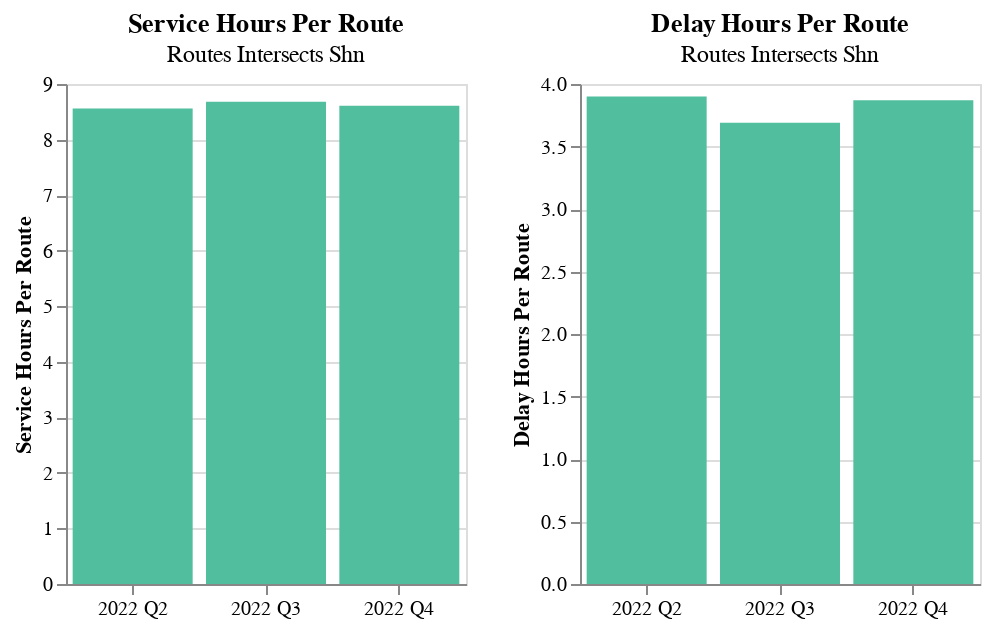

Write notebook code for a chart like this one.
### Markdown cell above
## Routes Intersecting SHN

### Code cell
category = "Intersects SHN"
var_list = ["service_hours_per_route", "delay_hours_per_route"]

chart = quarterly_bar_for_category(
    summary_df,
    variable_list = var_list, 
    category = category,
    x_col = "quarter(service_date)",
    y_col = "value",
    chart_height = HEIGHT, chart_width = WIDTH
)

chart

### Figure 1 — Vega-Lite specification as saved in the notebook (floating-point values rounded to 4 significant figures)
{"config": {"view": {"continuousWidth": 400, "continuousHeight": 300}}, "hconcat": [{"data": {"name": "data-14c015347dc49dfe964754921cec83b5"}, "mark": "bar", "encoding": {"color": {"value": "#51BF9D"}, "tooltip": [{"field": "category", "type": "nominal"}, {"field": "year", "type": "quantitative"}, {"field": "quarter", "type": "nominal"}, {"field": "variable", "type": "nominal"}, {"field": "value", "type": "quantitative"}], "x": {"axis": {"format": "2022 Q%q"}, "field": "service_date", "timeUnit": "quarter", "title": null, "type": "ordinal"}, "y": {"field": "value", "title": "Service Hours Per Route", "type": "quantitative"}}, "height": 250, "selection": {"selector005": {"type": "interval", "bind": "scales", "encodings": ["x", "y"]}}, "title": {"text": "Service Hours Per Route", "subtitle": "Routes Intersects Shn"}, "width": 200}, {"data": {"name": "data-211ab5af021b77f5614fc352eb20d3e8"}, "mark": "bar", "encoding": {"color": {"value": "#51BF9D"}, "tooltip": [{"field": "category", "type": "nominal"}, {"field": "year", "type": "quantitative"}, {"field": "quarter", "type": "nominal"}, {"field": "variable", "type": "nominal"}, {"field": "value", "type": "quantitative"}], "x": {"axis": {"format": "2022 Q%q"}, "field": "service_date", "timeUnit": "quarter", "title": null, "type": "ordinal"}, "y": {"field": "value", "title": "Delay Hours Per Route", "type": "quantitative"}}, "height": 250, "selection": {"selector006": {"type": "interval", "bind": "scales", "encodings": ["x", "y"]}}, "title": {"text": "Delay Hours Per Route", "subtitle": "Routes Intersects Shn"}, "width": 200}], "resolve": {"scale": {"y": "independent"}}, "$schema": "https://vega.github.io/schema/vega-lite/v4.17.0.json", "datasets": {"data-14c015347dc49dfe964754921cec83b5": [{"category": "Intersects SHN", "variable": "service_hours_per_route", "value": 8.56, "service_date": "2022-05-04", "year_quarter": "Q2_2022", "quarter": "Q2", "year": 2022}, {"category": "Intersects SHN", "variable": "service_hours_per_route", "value": 8.68, "service_date": "2022-08-17", "year_quarter": "Q3_2022", "quarter": "Q3", "year": 2022}, {"category": "Intersects SHN", "variable": "service_hours_per_route", "value": 8.61, "service_date": "2022-10-12", "year_quarter": "Q4_2022", "quarter": "Q4", "year": 2022}], "data-211ab5af021b77f5614fc352eb20d3e8": [{"category": "Intersects SHN", "variable": "delay_hours_per_route", "value": 3.9, "service_date": "2022-05-04", "year_quarter": "Q2_2022", "quarter": "Q2", "year": 2022}, {"category": "Intersects SHN", "variable": "delay_hours_per_route", "value": 3.69, "service_date": "2022-08-17", "year_quarter": "Q3_2022", "quarter": "Q3", "year": 2022}, {"category": "Intersects SHN", "variable": "delay_hours_per_route", "value": 3.87, "service_date": "2022-10-12", "year_quarter": "Q4_2022", "quarter": "Q4", "year": 2022}]}}
